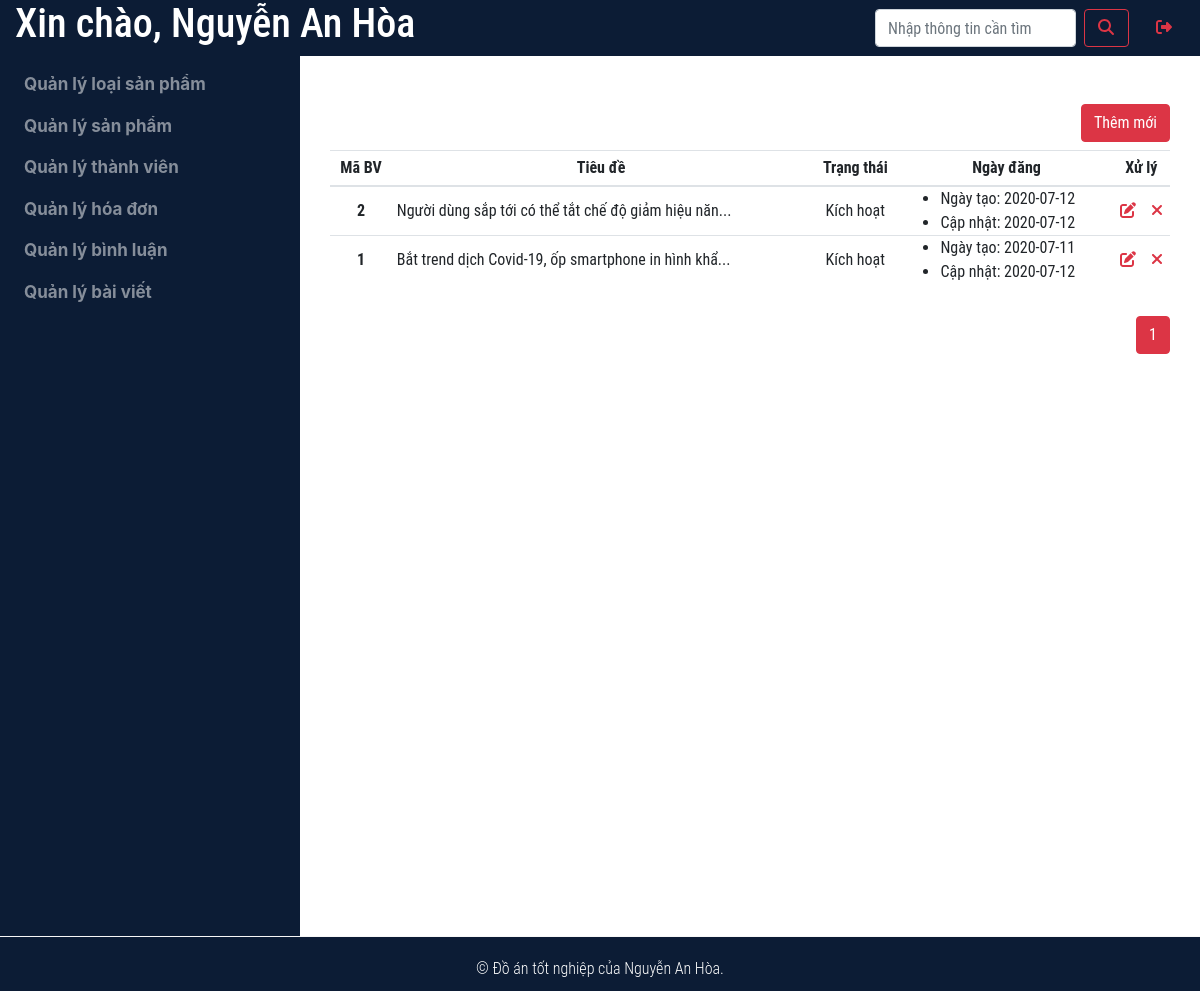
Screenshot of /doanadmin/views/index.php?manage=news&ac=list (signed in) with the database file from the repository.
### tables this page shows
CREATE TABLE `news` (
  `id_new` int(11) NOT NULL,
  `title` varchar(250) NOT NULL,
  `img` varchar(250) NOT NULL,
  `content` longtext NOT NULL,
  `status` tinyint(4) NOT NULL,
  `dateCreate` timestamp NULL DEFAULT current_timestamp(),
  `dateUpdate` timestamp NULL DEFAULT current_timestamp()
);

### doanadmin/modules/managenews/list.php (the view, shortened to what this page needs)
<?php
    $sql_list = "SELECT
                    count(`id_new`) as total
                FROM
                    `news`
                ORDER BY `id_new` DESC";
    $result = mysqli_query($conn, $sql_list);
    $row = mysqli_fetch_assoc($result);
    $total_records = $row['total'];
    $current_page = isset($_GET['page']) ? $_GET['page'] : 1;
    $limit = 5;
    $total_page = ceil($total_records / $limit);
    $start = ($current_page - 1) * $limit;
    $result = mysqli_query($conn, "SELECT
                                        *
                                    FROM
                                        `news`
                                    ORDER BY `id_new` DESC
                                    LIMIT $start, $limit ");
?>
<section>
    <div class="container mt-5 mb-5 font-roboto">
        <div class="d-flex">
            <a class="btn btn-danger mb-2 ml-auto" href="index.php?manage=news&ac=add">Thêm mới</a>
        </div>
        <div>
            <table class="table table-hover vertical-middle text-center table-sm">
                <thead>
                    <tr>
                    <th scope="col">Mã BV</th>
                    <th scope="col">Tiêu đề</th>
                    <th scope="col">Trạng thái</th>
                    <th scope="col">Ngày đăng</th>
                    <th colspan="2">Xử lý</th>
                    </tr>
                </thead>
                <tbody>
                    <?php
                        while($list = mysqli_fetch_assoc($result)){
                    ?>
                    <tr>
                        <th scope="row"><?php echo $list['id_new'];?></th>
                        <td class="text-left">
                            <?php
                                if(strlen($list['title']) > 0){
                                    $title = mb_substr($list['title'], 0, 50).'...';
                                    echo $title;
                                }
                            ?>
                        </td>
                        <td class="">
                            <?php
                                if($list['status'] == 0){
                                    echo 'Kích hoạt';
                                }elseif ($list['status'] == 1) {
                                    echo 'Không kích hoạt';
                                }
                            ?>
                        </td>
                        <td class="text-left p-0">
                            <ul class="m-0">
                                <li>
                                    Ngày tạo:
                                    <?php
                                        $dateCreated = explode(' ', $list['dateCreate']);
                                        echo $dateCreated[0];
                                    ?>
                                </li>
                                <li>
                                    Cập nhật:
                                    <?php
                                        $dateUpdate = explode(' ', $list['dateUpdate']);
                                        echo $dateUpdate[0];
                                    ?>
                                </li>
                            </ul>
                        </td>
                        <td>
                            <a class="text-danger" href="index.php?manage=news&ac=update&id=<?php echo $list['id_new'];?>" data-toggle="tooltip" data-placement="bottom" title="Sửa bài viết"><i class="fas fa-edit"></i></a>
                        </td>
                        <td>
                            <a class="text-danger" href="../modules/manageproduct/handling.php?id=<?php echo $list['id_new'];?>" data-toggle="tooltip" data-placement="bottom" title="Xóa bài viết">
                                <i class="fas fa-times"></i>
                            </a>
                        </td>
                    </tr>
                    <?php
                        }
                    ?>
                </tbody>
            </table>
        </div>
        <div class="d-flex">
            <div class="btn-group mt-3 ml-auto" role="group" aria-label="Basic example">
                <?php
                    for ($i = 1; $i <= $total_page; $i++){
                        if ($i == $current_page){
                            echo '<a class="btn btn-outline-danger active" href="index.php?manage=news&ac=list&page='.$i.'">'
                                    .$i.
                                '</a>';
                        }else{
                            echo '<a class="btn btn-outline-danger" href="index.php?manage=news&ac=list&page='.$i.'">'
                                    .$i.
                                '</a>';
                        }
                    }
                ?>
            </div>
        </div>
    </div>
</section>

### assets/css/style.css (style rules this page uses)
.font-roboto { font-family: 'Roboto Condensed', sans-serif; }
.vertical-middle th, .vertical-middle thead th, .vertical-middle td { vertical-align: middle; }

### rows the page displays
news: id_new "2", title "Người dùng sắp tới có thể tắt chế độ giảm hiệu năn...", status "Kích hoạt", dateCreate "2020-07-12", dateUpdate "2020-07-12"
news: id_new "1", title "Bắt trend dịch Covid-19, ốp smartphone in hình khẩ...", status "Kích hoạt", dateCreate "2020-07-11", dateUpdate "2020-07-12"

### other values shown
$_SESSION['login'] "Nguyễn An Hòa"
